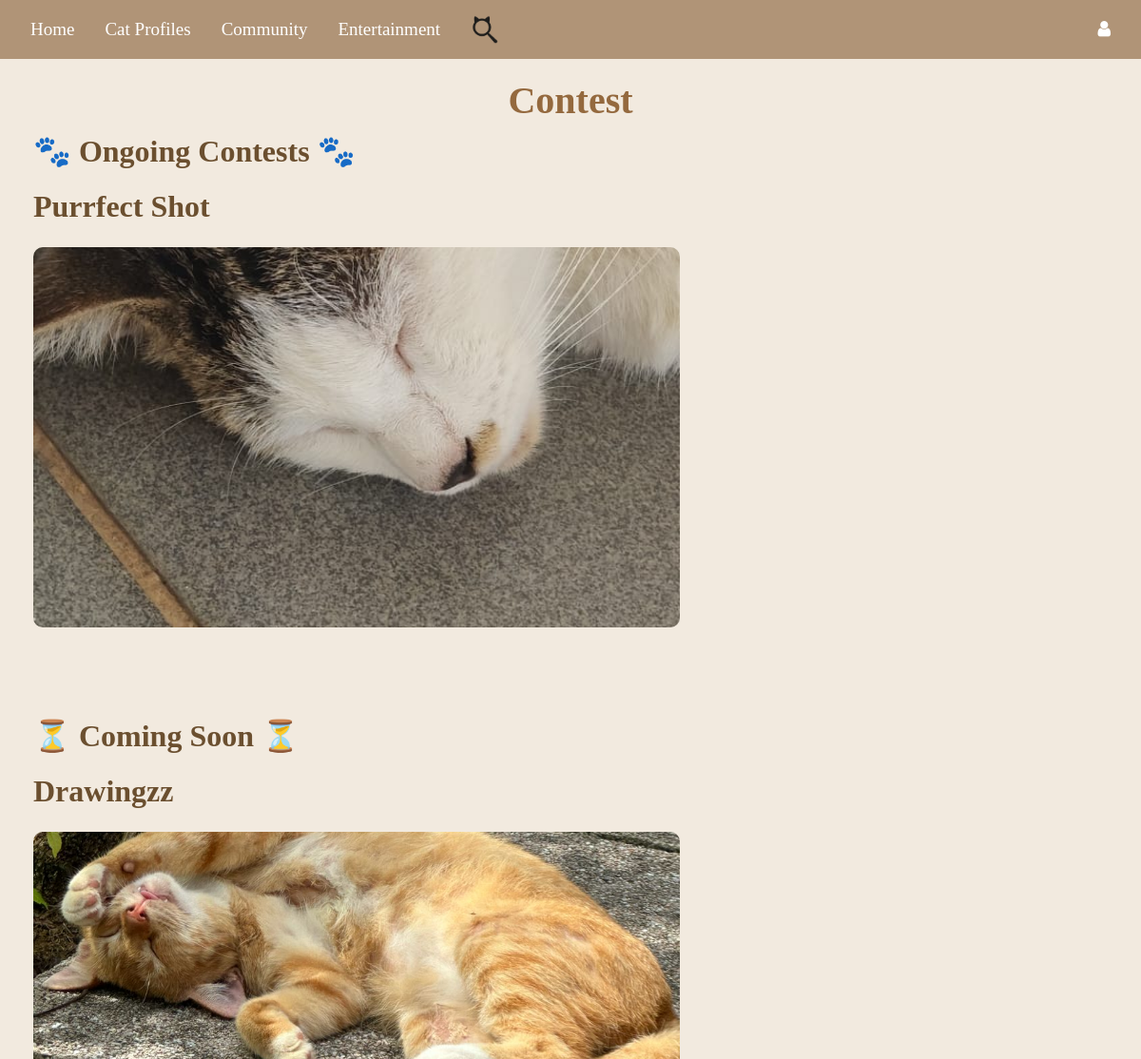
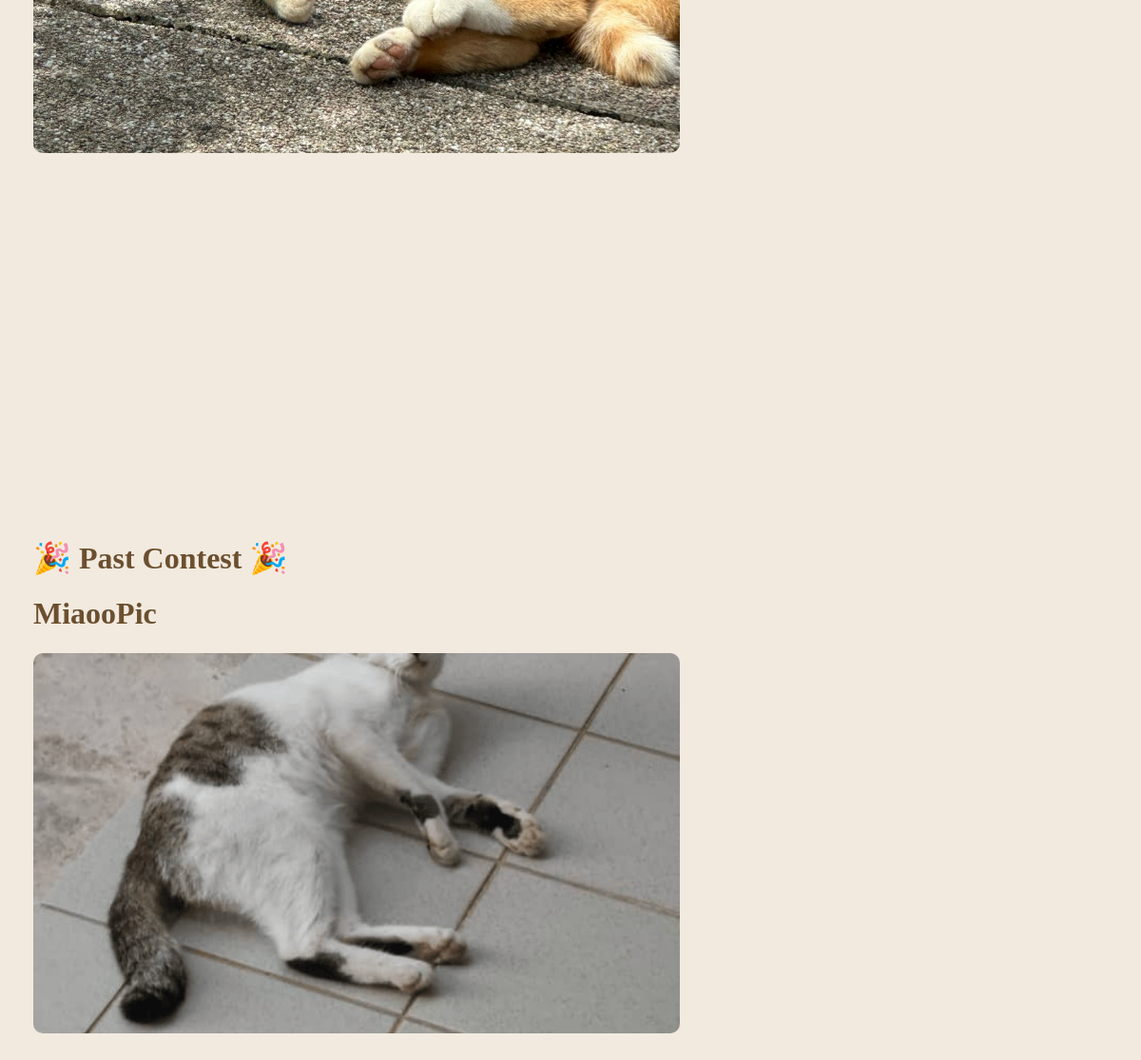
/contest_page, run on the app's committed database (2 pictures, top to bottom).
### tables this page shows
CREATE TABLE contests (
    id INTEGER PRIMARY KEY AUTOINCREMENT,
    name TEXT NOT NULL,
    start_date TEXT NOT NULL,
    end_date TEXT NOT NULL,
    voting_start TEXT NOT NULL,
    voting_end TEXT NOT NULL,
    result_announcement TEXT NOT NULL,
    purpose TEXT NOT NULL,
    rules TEXT NOT NULL,
    prizes TEXT NOT NULL,
    banner_url TEXT
);

### Website/contestmanagement.py (the view)
@contestmanagement_bp.route("/contest_page")
def contest_page():
    print(f"DEBUG: current_user = {current_user}")  # Debugging current_user
    user_role = getattr(current_user, 'role', 'user')
    print(f"DEBUG: user_role = {user_role}")
    conn = get_db_connection()
    contests = conn.execute("SELECT * FROM contests").fetchall()  # Get all contests
    conn.close()
    today = date.today()
    contests = [dict(c) for c in contests]
    for c in contests:
        c["start_date"] = datetime.strptime(c["start_date"], "%Y-%m-%d").date()  #Convert string to date
        c["end_date"] = datetime.strptime(c["end_date"], "%Y-%m-%d").date()  #Convert string to date
    ongoing_contests = sorted(
        [c for c in contests if c["start_date"] <= today and c["end_date"] >= today], key=lambda x: x["end_date"]
    )  #Sort ongoing contests so those ending soonest are first
    upcoming_contests = sorted(
        [c for c in contests if c["start_date"] > today], key=lambda x: x["start_date"]
    )  #Sort upcoming contests by start date
    completed_contests = sorted(
        [c for c in contests if c["end_date"] < today], key=lambda x: x["end_date"], reverse=True
    )  #Sort completed contests with the latest ended at the top
    return render_template("contest.html", contests=contests, user=current_user, user_role=user_role, user_has_submitted=user_has_submitted, ongoing_contests=ongoing_contests, upcoming_contests=upcoming_contests, completed_contests=completed_contests)

### Website/contestmanagement.py (called while the page is built, shortened)
def get_db_connection():
    db_path = os.path.join(os.path.dirname(__file__), '..', 'instance', 'datebase.db')
    db_path = os.path.abspath(db_path)
    conn = sqlite3.connect(db_path)
    conn.row_factory = sqlite3.Row
    return conn

def user_has_submitted(name, contest_id):
    if not name or not contest_id:
        return False

### Website/templates/contest.html (shortened to what this page needs)
{% extends 'base.html' %}
{% block content %}
<div style="padding: 20px;">
    <h1 style="text-align: center; font-family: 'Times New Roman', Times, serif;">Contest</h1>
    {% if ongoing_contests %}
        <h2 style="color: #6b4f2f; font-family: 'Times New Roman', Times, serif; font-weight: bolder; margin-bottom: 20px;">🐾 Ongoing Contests 🐾</h2>
        {% for contest in ongoing_contests %}
            <div class="contest-card">
                <div class="contest-header">
                    <h2 onclick="toggleDetails('{{contest.name}}')" class="toggle-button">{{ contest.name }}</h2>
                </div>
                <div class="contest-layout">
                    {% if contest.banner_url and contest.banner_url != '' %}
                        <img src="{{ url_for('static', filename='contest/' + contest.banner_url.split('/')[-1]) }}" alt="Contest Banner" class="banner">
                    {% endif %}
                </div>
            </div>
        {% endfor %}
    {% endif %}
    {% if upcoming_contests %}
        <h2 style="color: #6b4f2f; font-family: 'Times New Roman', Times, serif; font-weight: bolder; margin-bottom: 20px;">⏳ Coming Soon ⏳</h2>
        {% for contest in upcoming_contests %}
            <div class="contest-card">
                <div class="contest-header">
                    <h2 onclick="toggleDetails('{{contest.name}}')" class="toggle-button">{{ contest.name }}</h2>
                </div>
                <div class="contest-layout">
                    {% if contest.banner_url and contest.banner_url != '' %}
                        <img src="{{ url_for('static', filename='contest/' + contest.banner_url.split('/')[-1]) }}" alt="Contest Banner" class="banner">
                    {% endif %}
                </div>
            </div>
        {% endfor %}
    {% endif %}
    {% if completed_contests %}
        <h2 style="color: #6b4f2f; font-family: 'Times New Roman', Times, serif; font-weight: bolder; margin-bottom: 20px;">🎉 Past Contest 🎉</h2>
        {% for contest in completed_contests %}
            <div class="contest-card">
                <div class="contest-header">
                    <h2 onclick="toggleDetails('{{contest.name}}')" class="toggle-button">{{ contest.name }}</h2>
                </div>
                <div class="contest-layout">
                    {% if contest.banner_url and contest.banner_url != '' %}
                        <img src="{{ url_for('static', filename='contest/' + contest.banner_url.split('/')[-1]) }}" alt="Contest Banner" class="banner">
                    {% endif %}
                </div>
            </div>
        {% endfor %}
    {% endif %}
</div>
{% endblock %}

### Website/templates/base.html (style rules this page uses)
body { background-color: #f9f4ef; }

### Website/templates/contest.html (style rules this page uses)
h1 { font-weight: bold; color: #94693e; text-align: center; margin-bottom: 10px; }
body { background-color: #f2eadf; }
.banner { width: 100%; max-width: 800px; height: auto; display: block; margin: 0 auto; }
.toggle-button { cursor: pointer; color: #6b4f2f; font-weight: bold; transition: color 0.3s ease-in-out; }
.banner { width: 800px; height: 400px; object-fit: cover; border-radius: 10px; float: left; margin-left: 0; margin-right: auto; align-self: flex-start; }
.contest-card { display: flex; align-items: flex-start; flex-direction: column; gap: 15px; margin-bottom: 50px; }
.contest-header { display:block; font-size: 24px; font-weight: bolder; text-align: left; width: 100%; font-family: 'Times New Roman', Times, serif; }
.contest-layout { display: flex; flex-direction: row; align-items: center; gap: 20px; justify-content: flex-start; max-width: 100%; }

### data on the page
contests: name "Purrfect Shot", banner_url (picture)
contests: name "Drawingzz", banner_url (picture)
contests: name "MiaooPic", banner_url (picture)
